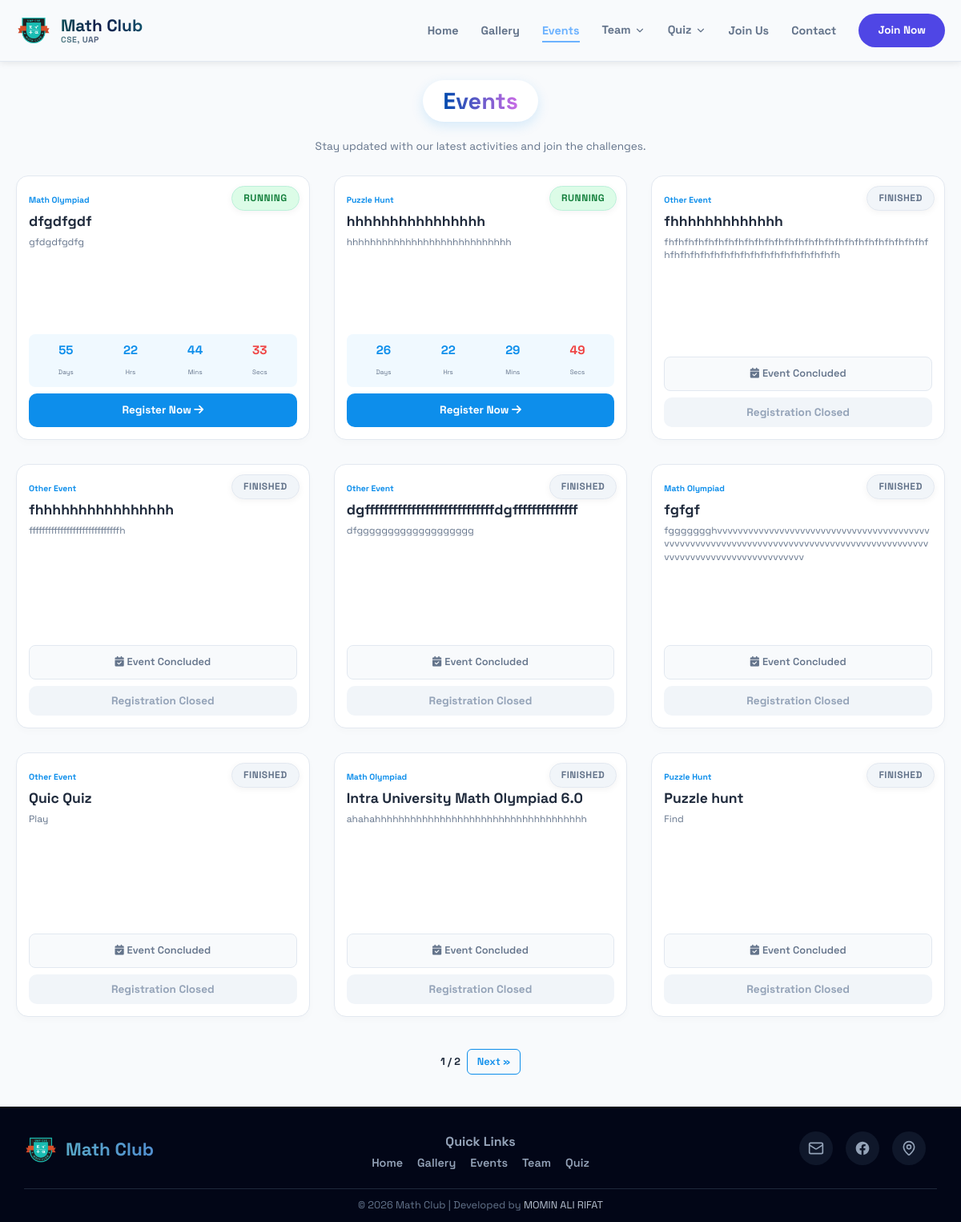
Screenshot of /events/ with the database file from the repository.
### events_app/models.py (models this page shows, shortened)
class Event(models.Model):
    EVENT_TYPES = [
        ('MATH_OLYMPIAD', 'Math Olympiad'),
        ('PUZZLE_HUNT', 'Puzzle Hunt'),
        ('OTHER', 'Other Event'),
    ]
    title = models.CharField(max_length=200)
    event_type = models.CharField(max_length=20, choices=EVENT_TYPES)
    description = models.TextField()
    image = models.ImageField(upload_to='events/', blank=True, null=True)
    start_registration = models.DateTimeField()
    end_registration = models.DateTimeField()
    form_url = models.CharField(max_length=500, help_text="Link to the registration form")
    is_published = models.BooleanField(default=True)
    def get_status(self):
        now = timezone.now()
        if now < self.start_registration:
            return "UPCOMING"
        elif self.start_registration <= now <= self.end_registration:
            return "RUNNING"
        else:
            return "FINISHED"

### events_app/views.py (the view)
# urls.py: path('', views.events, name='events'),
def events(request):
    now = timezone.now()
    all_qs = Event.objects.filter(is_published=True)
    running_events = [e for e in all_qs if e.start_registration <= now <= e.end_registration]
    upcoming_events = [e for e in all_qs if e.start_registration > now]
    finished_events = [e for e in all_qs if e.end_registration < now]
    running_events.sort(key=lambda x: x.start_registration, reverse=True)
    upcoming_events.sort(key=lambda x: x.start_registration, reverse=True)
    finished_events.sort(key=lambda x: x.start_registration, reverse=True)
    sorted_events = running_events + upcoming_events + finished_events
    for event in sorted_events:
        event.status = event.get_status()
    paginator = Paginator(sorted_events, 9)
    page_number = request.GET.get('page')
    page_obj = paginator.get_page(page_number)
    return render(request, 'events_app/events.html', {'events': page_obj, 'now': now})

### events_app/templates/events_app/events.html (shortened to what this page needs)
{% extends 'base.html' %}
{% load static %}
{% block extra_css %}
  <link rel="stylesheet" href="{% static 'events_app/css/style.css' %}" />
{% endblock %}
{% block content %}
  <div class="page-wrapper">
    <section class="events-section">
      <div class="container">
        <div class="header-content">
          <div class="title-wrapper">
            <h1 class="main-title">Events</h1>
          </div>
          <p class="sub-title">Stay updated with our latest activities and join the challenges.</p>
        </div>
        <div class="events-grid">
          {% for event in events %}
            <div class="event-card {{ event.status|lower }}">
              <div class="status-badge">{{ event.status }}</div>
              <div class="card-body">
                <div class="top-info">
                  <span class="category-tag">{{ event.get_event_type_display }}</span>
                  <h3 class="event-title">{{ event.title }}</h3>
                  <p class="event-desc">{{ event.description }}</p>
                </div>
                <div class="action-area">
                  {% if event.status == 'RUNNING' %}
                    <div class="timer-container" data-deadline="{{ event.end_registration|date:'Y-m-d H:i:s' }}">
                      <div class="timer-box">
                        <span class="days">00</span><small>Days</small>
                      </div>
                      <div class="timer-box">
                        <span class="hours">00</span><small>Hrs</small>
                      </div>
                      <div class="timer-box">
                        <span class="mins">00</span><small>Mins</small>
                      </div>
                      <div class="timer-box sec-highlight">
                        <span class="secs">00</span><small>Secs</small>
                      </div>
                    </div>
                    <a href="{{ event.form_url }}" class="btn-event btn-register">Register Now <i class="fas fa-arrow-right"></i></a>
                  {% elif event.status == 'UPCOMING' %}
                    <div class="info-box upcoming-info">
                      <i class="fas fa-clock"></i> Starts: {{ event.start_registration|date:'d M, Y' }}
                    </div>
                    <button class="btn-event btn-disabled" disabled>Coming Soon</button>
                  {% else %}
                    <div class="info-box finished-info">
                      <i class="fas fa-calendar-check"></i> Event Concluded
                    </div>
                    <button class="btn-event btn-finished" disabled>Registration Closed</button>
                  {% endif %}
                </div>
              </div>
            </div>
          {% empty %}
            <div class="no-events-box">
              <i class="fas fa-calendar-times"></i>
              <p>No events available right now. Keep an eye on our social media!</p>
            </div>
          {% endfor %}
        </div>
        {% if events.has_other_pages %}
          <div class="pagination">
            <span class="current-page">{{ events.number }} / {{ events.paginator.num_pages }}</span>
            {% if events.has_next %}
              <a href="?page={{ events.next_page_number }}" class="page-link">Next &raquo;</a>
            {% endif %}
          </div>
        {% endif %}
      </div>
    </section>
  </div>
{% endblock %}

### static/css/global.css (style rules this page uses)
:root { --primary: #4f46e5; --primary-light: #818cf8; --primary-dark: #4338ca; --dark: #0f172a; --light: #f8fafc; --white: #ffffff; --gray: #64748b; --border: #e2e8f0; --radius: 20px; --radius-lg: 32px; --shadow: 0 10px 40px -10px rgba(79, 70, 229, 0.15); --shadow-lg: 0 20px 60px -20px rgba(0, 0, 0, 0.1); --shadow-card: 0 10px 30px rgba(0, 0, 0, 0.05); }
* { margin: 0; padding: 0; box-sizing: border-box; font-family: 'Space Grotesk', sans-serif; }
body { line-height: 1.6; color: var(--dark); background: var(--light); overflow-x: hidden; }
.container { max-width: 1200px; margin: 0 auto; padding: 0 20px; width: 100%; }
a { text-decoration: none; color: inherit; transition: 0.3s cubic-bezier(0.4, 0, 0.2, 1); }
html, body { margin: 0; padding: 0; overflow-x: hidden; }

### events_app/static/events_app/css/style.css (style rules this page uses)
.title-wrapper { display: inline-block; background: white; padding: 1px 25px; border-radius: 50px; margin-bottom: 15px; box-shadow: 0 5px 15px rgba(13, 142, 235, 0.15); }
.title-wrapper h1 { background: linear-gradient(90deg, #004aad, #cb6ce6); -webkit-background-clip: text; -webkit-text-fill-color: transparent; background-clip: text; font-size: 1.8rem; font-weight: 800; margin: 2px 0; }
.page-wrapper { padding-top: 100px; background-color: #f8fafc; flex: 1 0 auto; display: flex; flex-direction: column; }
.container { max-width: 1200px; margin: 0 auto; padding: 0 20px; }
.header-content { text-align: center; margin-bottom: 25px; }
.sub-title { color: #64748b; margin-top: 5px; font-size: 0.85rem; }
.events-grid { display: grid; grid-template-columns: repeat(3, 1fr); gap: 30px; padding-bottom: 30px; }
.event-card { background: #ffffff; border-radius: 15px; padding: 15px; position: relative; border: 1px solid #e2e8f0; box-shadow: 0 4px 10px rgba(0, 0, 0, 0.02); transition: 0.3s ease; display: flex; flex-direction: column; min-height: 330px; height: auto; overflow: hidden; }
.card-body { display: flex; flex-direction: column; height: 100%; }
.top-info { flex-grow: 1; }
.status-badge { position: absolute; top: 12px; right: 12px; padding: 5px 14px; border-radius: 100px; font-size: 0.75rem; font-weight: 900; text-transform: uppercase; letter-spacing: 0.5px; box-shadow: 0 2px 8px rgba(0, 0, 0, 0.05); }
.running .status-badge { background: #dcfce7; color: #15803d; border: 1px solid #bcf0da; }
.finished .status-badge { background: #f1f5f9; color: #64748b; border: 1px solid #e2e8f0; }
.category-tag { color: #0d8eeb; font-weight: 700; font-size: 0.65rem; }
.event-title { margin: 6px 0; font-size: 1.1rem; color: #1e293b; line-height: 1.2; }
.event-desc { color: #64748b; font-size: 0.75rem; line-height: 1.4; margin-bottom: 12px; display: block; word-wrap: break-word; white-space: normal; }
.action-area { margin-top: auto; }
.timer-container { display: grid; grid-template-columns: repeat(4, 1fr); gap: 4px; margin-bottom: 8px; background: #f0f9ff; padding: 8px; border-radius: 8px; text-align: center; }
.timer-box span { display: block; font-size: 0.95rem; font-weight: 800; color: #0d8eeb; }
.timer-box small { font-size: 0.5rem; color: #64748b; }
.sec-highlight span { color: #ef4444; }
.info-box { margin-bottom: 8px; padding: 10px; border-radius: 8px; font-size: 0.8rem; text-align: center; font-weight: 600; min-height: 38px; display: flex; align-items: center; justify-content: center; gap: 4px; }
.finished-info { background: #f8fafc; color: #64748b; border: 1px solid #e2e8f0; }
.btn-event { width: 100%; padding: 10px; border-radius: 10px; font-weight: 700; font-size: 0.85rem; text-align: center; text-decoration: none; display: block; border: none; transition: 0.3s; }
.btn-register { background: #0d8eeb; color: white; }
.btn-finished { background: #f1f5f9; color: #94a3b8; cursor: not-allowed; }
.pagination { display: flex; justify-content: center; align-items: center; gap: 8px; margin: 10px 0 40px; }
.page-link { padding: 5px 12px; border: 1px solid #0d8eeb; border-radius: 6px; color: #0d8eeb; text-decoration: none; font-size: 0.8rem; font-weight: 600; }
.current-page { font-size: 0.8rem; font-weight: 700; color: #1e293b; }

### rows the page displays
Event: status "RUNNING", event_type "Math Olympiad", title "dfgdfgdf", description "gfdgdfgdfg"
Event: status "RUNNING", event_type "Puzzle Hunt", title "hhhhhhhhhhhhhhhh", description "hhhhhhhhhhhhhhhhhhhhhhhhhhhh"
Event: status "FINISHED", event_type "Other Event", title "fhhhhhhhhhhhhh", description "fhfhfhfhfhfhfhfhfhfhfhfhfhfhfhfhfhfhfhfhfhfhfhfhfhfhfhfhfhfhfhfhfhfhfhfhfhfhfhfhfhfhfhfh", shows "Event Concluded"
Event: status "FINISHED", event_type "Other Event", title "fhhhhhhhhhhhhhhhh", description "fffffffffffffffffffffffffffffh", shows "Event Concluded"
Event: status "FINISHED", event_type "Other Event", title "dgffffffffffffffffffffffffffffdgffffffffffffff", description "dfggggggggggggggggggg", shows "Event Concluded"
Event: status "FINISHED", event_type "Math Olympiad", title "fgfgf", description "fggggggghvvvvvvvvvvvvvvvvvvvvvvvvvvvvvvvvvvvvvvvvvvvvvvvvvvvvvvvvvvvvvvvvvvvvvvvvvvvvvvvvvvvvvvvvvvvvvvvvvvvvvvvvvvvvvvvvvvvvvvv", shows "Event Concluded"
Event: status "FINISHED", event_type "Other Event", title "Quic Quiz", description "Play", shows "Event Concluded"
Event: status "FINISHED", event_type "Math Olympiad", title "Intra University Math Olympiad 6.0", description "ahahahhhhhhhhhhhhhhhhhhhhhhhhhhhhhhhhhhhh", shows "Event Concluded"
Event: status "FINISHED", event_type "Puzzle Hunt", title "Puzzle hunt", description "Find", shows "Event Concluded"

### other values shown
{{ events.number }} "1"
{{ events.paginator.num_pages }} "2"
